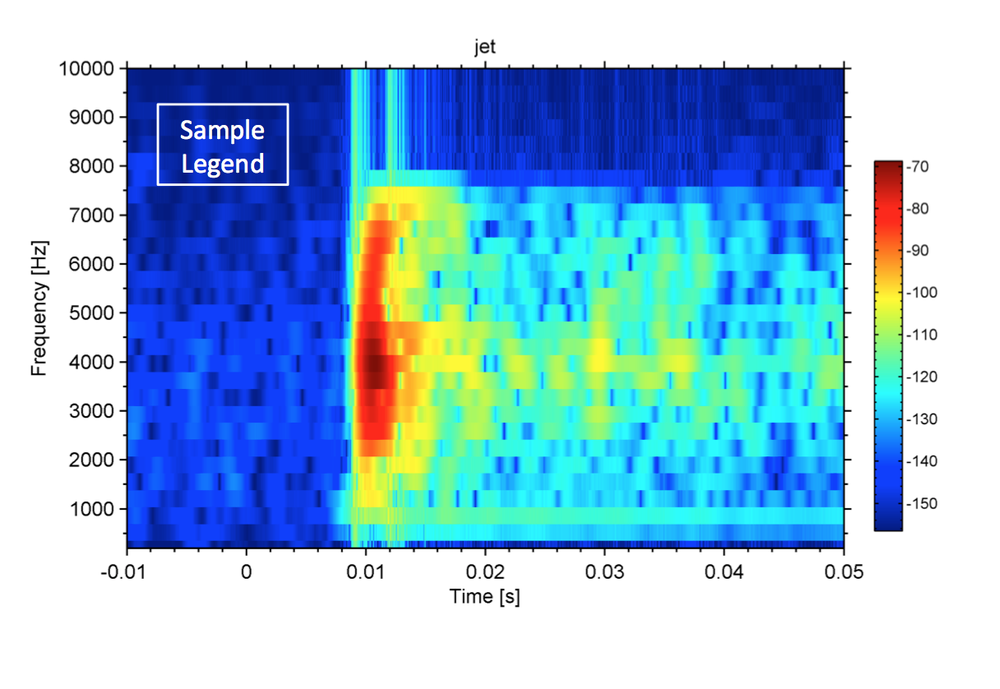
#> input picture stuff4matching_cmap_notebooks/test1.png, 1000 x 689 px, shrunk from 1216 x 838 before the run, found by its file name
$ jupyter execute crop_image_reduce_colors.ipynb   (shell and % lines are left out)
#> lines starting #> are read from the running program, lines starting #| are printed output that depends on the picture; after the words box and inside, x2 and y2 are one past the last pixel; in counts of white or black regions, pixels touching at a corner belong together
#### Objective

In this notebook......

#### Preliminaries - import main libraries

[cell 1]
import numpy as np
import scipy as sp
import matplotlib.pyplot as plt

from skimage import segmentation, color
from skimage.color import rgb2gray

from skimage.morphology import disk, square, closing, opening, erosion, dilation
from skimage.morphology import reconstruction, remove_small_objects

[cell 2]
import requests
from PIL import Image
from StringIO import StringIO

#### Import test image

[cell 3]
url = 'https://raw.githubusercontent.com/mycarta/rainbowbot/master/stuff4matching_cmap_notebooks/test1.png'
#url = 'https://raw.githubusercontent.com/mycarta/rainbowbot/master/stuff4matching_cmap_notebooks/test2.png'
#url = 'https://raw.githubusercontent.com/mycarta/rainbowbot/master/stuff4matching_cmap_notebooks/test_with_text.png'

r = requests.get(url)
img = np.asarray(Image.open(StringIO(r.content)).convert('RGB'))

[cell 4]
# plot image
fig = plt.figure(figsize=(10,10))
ax1 = fig.add_subplot(111)
plt.imshow(img)
ax1.xaxis.set_ticks([])
ax1.yaxis.set_ticks([])
plt.show()

#### Find the map

We want to eliminate both possibilities of ~black and ~nearly white border

[cell 5]
binary = np.logical_and(color.rgb2gray(img) > 0.02, color.rgb2gray(img) < 0.98)
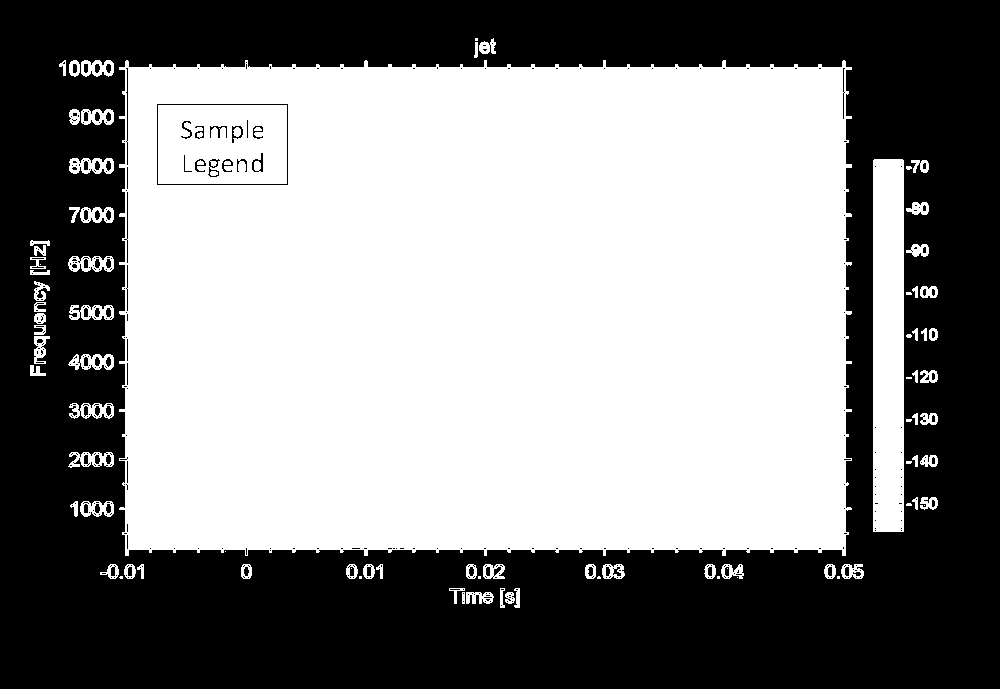
#> binary: shape (689, 1000) bool; 53.6% white; 440 black regions (372 under 20 px), largest, box (x1, y1, x2, y2) and area: (0, 0, 1000, 689) 315328, (157, 104, 288, 185) 420, (126, 68, 128, 165) 99

fig = plt.figure(figsize=(10,10))
ax = fig.add_subplot(111)
plt.imshow(binary, cmap='gray')
ax.xaxis.set_ticks([])
ax.yaxis.set_ticks([])
plt.show()

#### If present, label and remove small bright objects like text

This would be blocks of text not related - like tick marks - to the figure

[cell 6]
label_objects, nb_labels = sp.ndimage.label(binary)
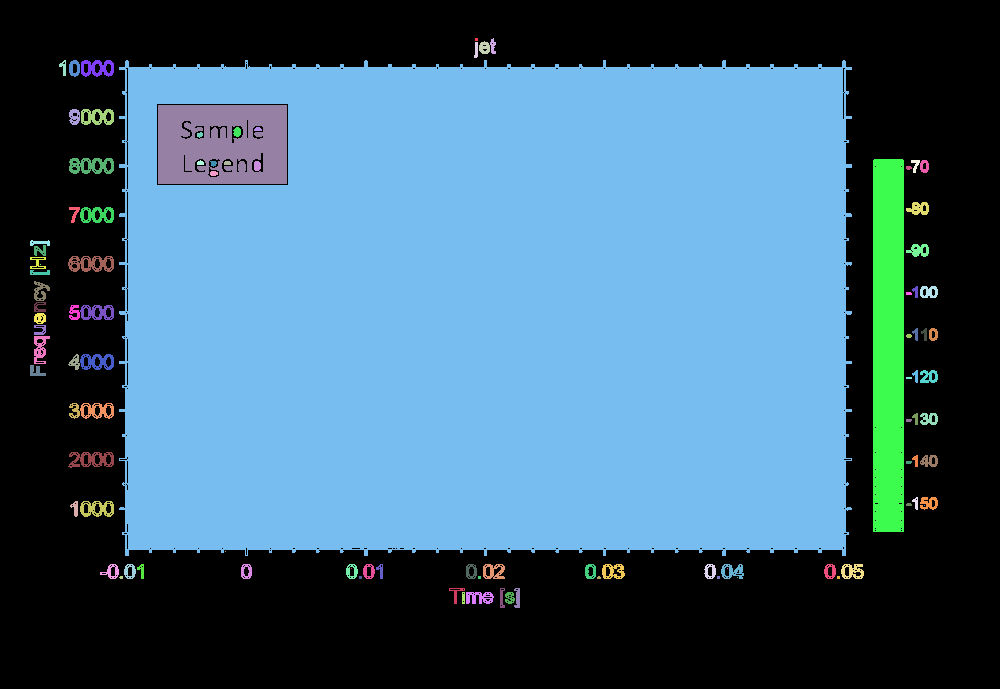
#> label_objects: shape (689, 1000) int32; 102 distinct labels, from 0 to 101; one colour per label, 0 black
#> nb_labels = 101
sizes = np.bincount(label_objects.ravel())
#> sizes = 102 values, max 338450 at index 8, min 1 at index 14, mean 6754.9
mask_sizes = sizes > 30 # have to make structuring element size based on image size heuristic
mask_sizes[0] = 0
cleaned = mask_sizes[label_objects]
#> cleaned: shape (689, 1000) bool; 53.6% white; 440 black regions (372 under 20 px), largest, box (x1, y1, x2, y2) and area: (0, 0, 1000, 689) 315516, (157, 104, 288, 185) 420, (208, 159, 220, 177) 106

[cell 7]
fig = plt.figure(figsize=(10,10))
ax = fig.add_subplot(111)
plt.imshow(cleaned, cmap='gray')
ax.xaxis.set_ticks([])
ax.yaxis.set_ticks([])
plt.show()

#### Close small gaps

If present, eliminates small dar spots with closing

[cell 8]
closed = closing(cleaned, square(5))  # have to make structuring element size based on image size heuristic
#> closed: shape (689, 1000) bool; 54.4% white; 11 black regions, largest, box (x1, y1, x2, y2) and area: (0, 0, 1000, 689) 313732, (209, 160, 218, 167) 60, (195, 131, 204, 138) 59

fig = plt.figure(figsize=(10,10))
ax = fig.add_subplot(111)
plt.imshow(closed, cmap='gray')
ax.xaxis.set_ticks([])
ax.yaxis.set_ticks([])
plt.show()

#### Get largest element in ghe binary image and use it as a mask for the original image

Detect largest bright element in the binary image. Making the assumption it would be the map.
This should also take care of any remaining small bright elements not removed with opening.

[cell 9]
# label all white objects ( made up of ones)
label_objects, nb_labels = sp.ndimage.label(closed)
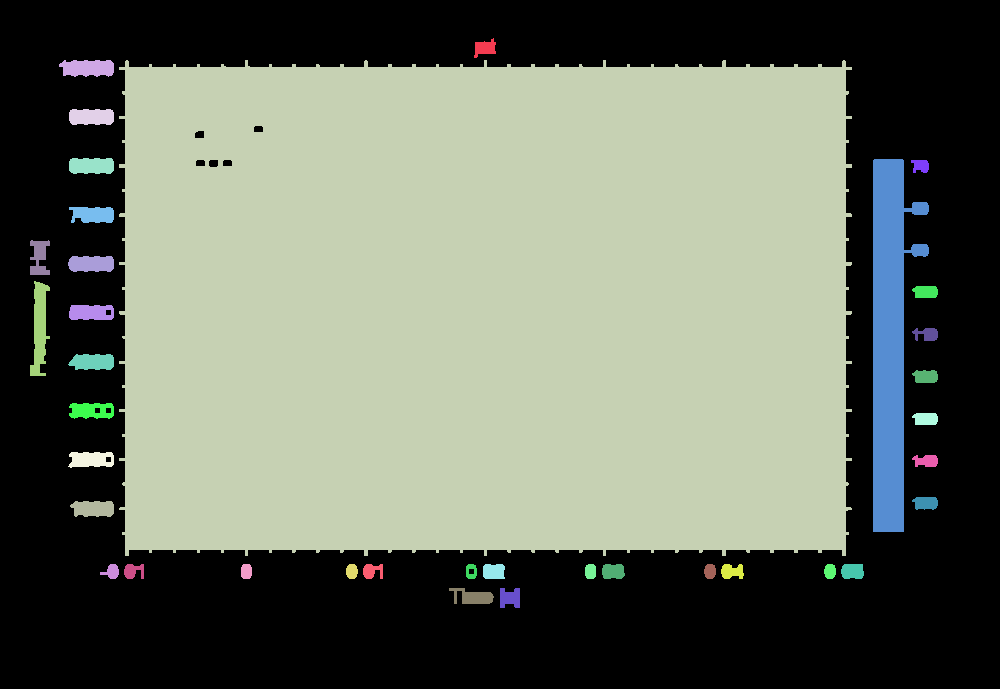
#> label_objects: shape (689, 1000) int32; 38 distinct labels, from 0 to 37; one colour per label, 0 black
#> nb_labels = 37

# calculate every labeled object's size
sizes = np.bincount(label_objects.ravel())
#> sizes = 38 values, max 349375 at index 3, min 124 at index 28, mean 18131.6

# keep only largest object
mask_sizes = sizes == max(sizes)
sizes[0] = 0
binary_cleaned = sizes[label_objects]

fig = plt.figure(figsize=(10,10))
ax = fig.add_subplot(111)
plt.imshow(binary_cleaned, cmap='gray')
ax.xaxis.set_ticks([])
ax.yaxis.set_ticks([])
plt.show()

[cell 10]
# convert it to a 3D array mask to use in next cell

mask3 = np.zeros(img.shape)
mask3[:,:,0] = binary_cleaned
mask3[:,:,1] = binary_cleaned
mask3[:,:,2] = binary_cleaned

[cell 11]
# use the mask to get only the map in the original image
final = np.ma.masked_where(mask3 == False, img)
final = final.filled(0)
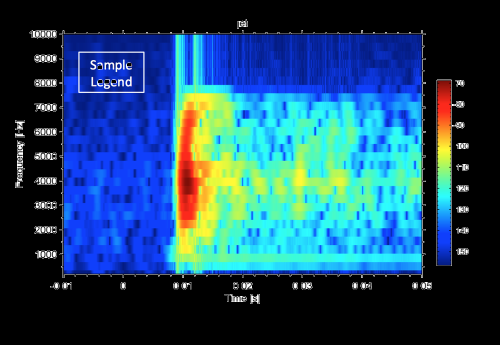
#> final: shape (689, 1000, 3) (shown at 1/2 size); mean R, G, B 32.5, 75.4, 103.8

[cell 12]
# plot
fig = plt.figure(figsize=(10,10))
ax = fig.add_subplot(111)
plt.imshow(final)
ax.xaxis.set_ticks([])
ax.yaxis.set_ticks([])
plt.show()

#### Crop zero columns and zero rows

http://stackoverflow.com/a/14211727/1034648

[cell 13]
non_empty_columns = np.where(final.max(axis=0)>0)[0]
#> non_empty_columns = 2670 values from 30 to 937
non_empty_rows = np.where(final.max(axis=1)>0)[0]
#> non_empty_rows = 1653 values from 38 to 607
cropBox = (min(non_empty_rows), max(non_empty_rows), min(non_empty_columns), max(non_empty_columns))
#> cropBox = (38, 607, 30, 937)

final_crop = final[cropBox[0]:cropBox[1]+1, cropBox[2]:cropBox[3]+1]
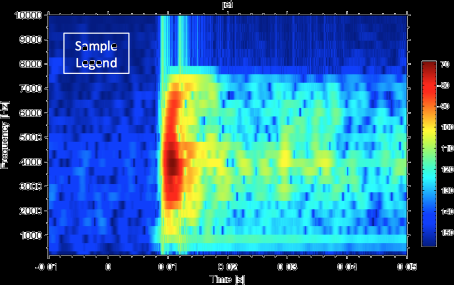
#> final_crop: shape (570, 908, 3) (shown at 1/2 size); mean R, G, B 43.3, 100.4, 138.2

fig = plt.figure(figsize=(8,8))
ax = fig.add_subplot(111)
plt.imshow(final_crop, cmap='gray')
ax.xaxis.set_ticks([])
ax.yaxis.set_ticks([])
plt.show()

N.B. It seems to work even when the map touches the border, as in:
https://raw.githubusercontent.com/mycarta/rainbowbot/master/stuff4matching_cmap_notebook/test2.png

#### Reduce number of colours

I use here Scikit-learn segmentation using k-means clustering in Color-(x,y,z) space:
http://scikit-image.org/docs/dev/api/skimage.segmentation.html#skimage.segmentation.slic

[cell 14]
labels1 = segmentation.slic(final_crop, compactness=30, n_segments=32, convert2lab = 'True')
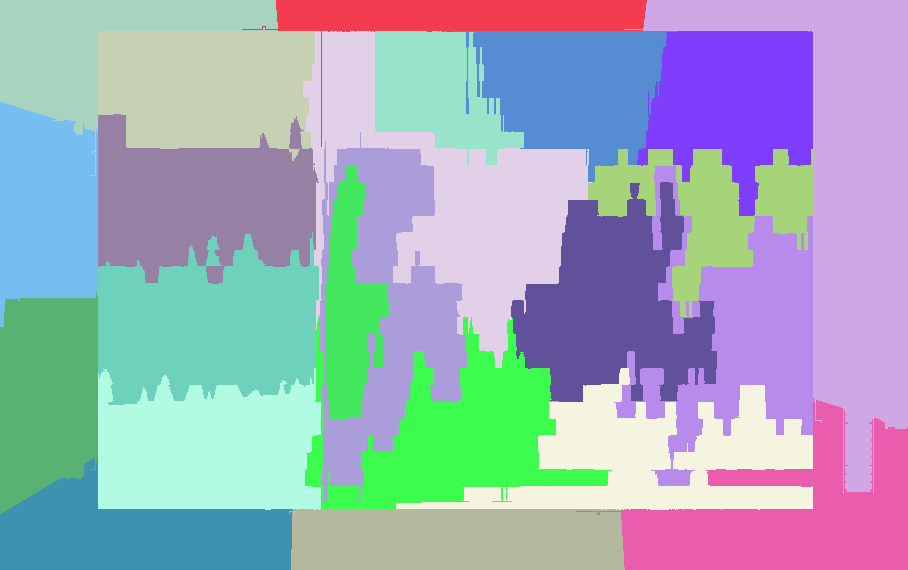
#> labels1: shape (570, 908) int64; 23 distinct labels, from 1 to 23; one colour per label, 0 black
out1 = color.label2rgb(labels1, final_crop, kind='avg')
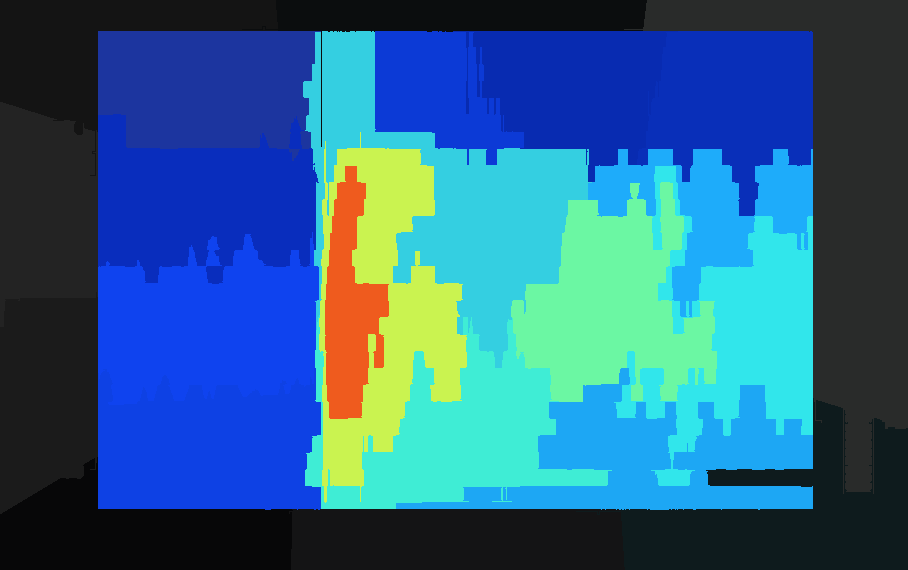
#> out1: shape (570, 908, 3); mean R, G, B 42.9, 99.9, 137.6

$ run again, with stuff4matching_cmap_notebooks/test2.png copied over stuff4matching_cmap_notebooks/test1.png
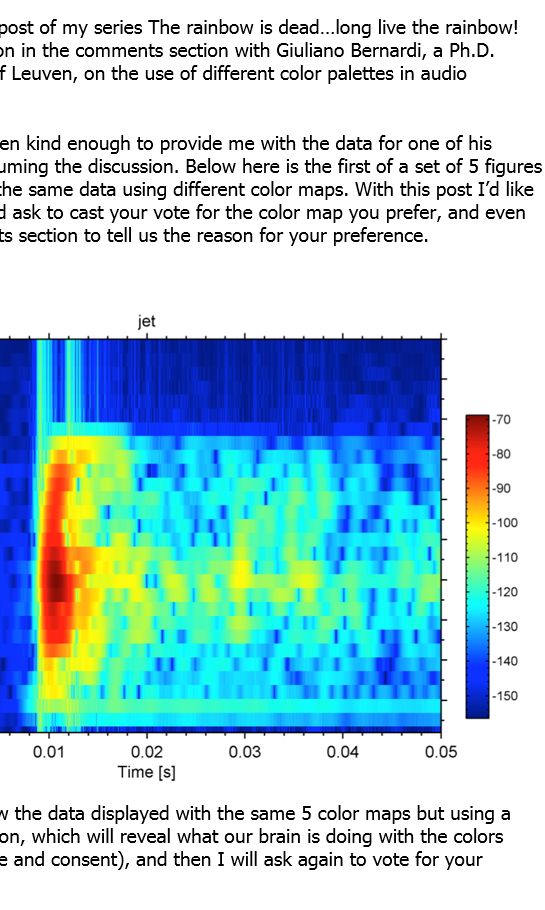
#> input picture stuff4matching_cmap_notebooks/test2.png, 545 x 910 px, found by its file name
#> binary: shape (910, 545) bool; 40.7% white; 2540 white regions (2449 under 20 px), largest, box (x1, y1, x2, y2) and area: (0, 332, 448, 739) 176087, (465, 413, 490, 720) 7655, (117, 765, 154, 778) 264
#> `label_objects, nb_labels = sp.ndimage.label(binary)`: nb_labels = 4934
#> `sizes = np.bincount(label_objects.ravel())`: sizes = 4935 values, max 294228 at index 0, min 1 at index 16, mean 100.5
#> closed: shape (910, 545) bool; 37.9% white; 19 white regions, largest, box (x1, y1, x2, y2) and area: (0, 314, 448, 739) 176677, (465, 413, 511, 720) 7998, (117, 765, 154, 778) 363
#> `label_objects, nb_labels = sp.ndimage.label(closed)`:
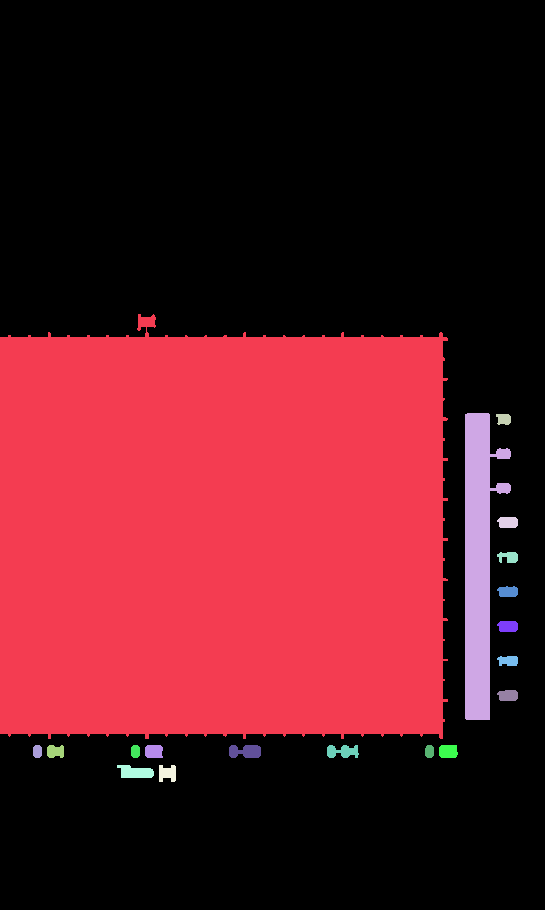
#> label_objects: shape (910, 545) int32; 20 distinct labels, from 0 to 19; one colour per label, 0 black
#> `label_objects, nb_labels = sp.ndimage.label(closed)`: nb_labels = 19
#> `sizes = np.bincount(label_objects.ravel())`: sizes = 20 values, max 307788 at index 0, min 104 at index 16, mean 24797.5
#> non_empty_columns = 1533 values from 0 to 517
#> non_empty_rows = 1365 values from 314 to 781
#> cropBox = (314, 781, 0, 517)
#> labels1: shape (468, 518) int64; 25 distinct labels, from 1 to 25
#> `out1 = color.label2rgb(labels1, final_crop, kind='avg')`:
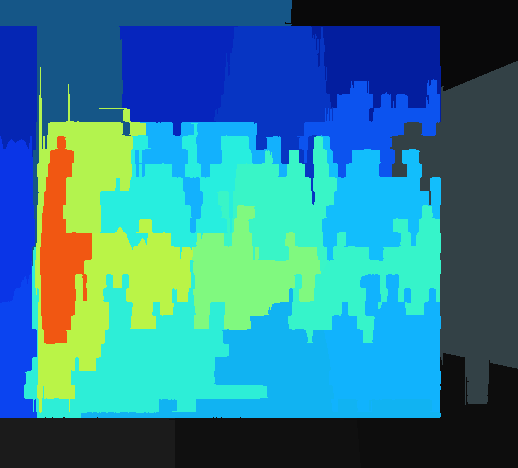
#> out1: shape (468, 518, 3); mean R, G, B 47, 124.8, 144.4

$ run again, with stuff4matching_cmap_notebooks/test_with_text.png copied over stuff4matching_cmap_notebooks/test1.png
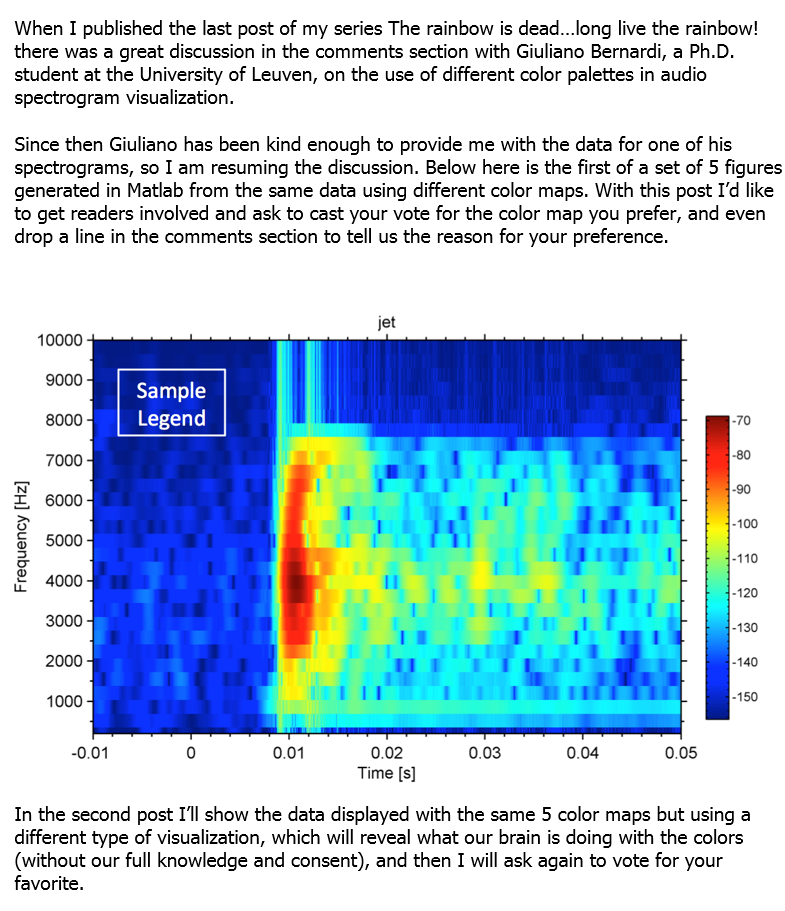
#> input picture stuff4matching_cmap_notebooks/test_with_text.png, 785 x 911 px, found by its file name
#> binary: shape (911, 785) bool; 38.1% white; 3825 white regions (3680 under 20 px), largest, box (x1, y1, x2, y2) and area: (86, 333, 688, 740) 234497, (705, 414, 730, 721) 7655, (14, 532, 30, 592) 480
#> `label_objects, nb_labels = sp.ndimage.label(binary)`: nb_labels = 7531
#> `sizes = np.bincount(label_objects.ravel())`: sizes = 7532 values, max 442724 at index 0, min 1 at index 27, mean 94.95
#> cleaned: shape (911, 785) bool; 34.9% white; 54 white regions, largest, box (x1, y1, x2, y2) and area: (86, 333, 688, 740) 234464, (705, 414, 730, 721) 7655, (14, 532, 30, 592) 480
#> closed: shape (911, 785) bool; 35.5% white; 22 white regions, largest, box (x1, y1, x2, y2) and area: (37, 315, 688, 740) 240795, (705, 414, 751, 721) 7998, (14, 481, 30, 592) 1132
#> `label_objects, nb_labels = sp.ndimage.label(closed)`:
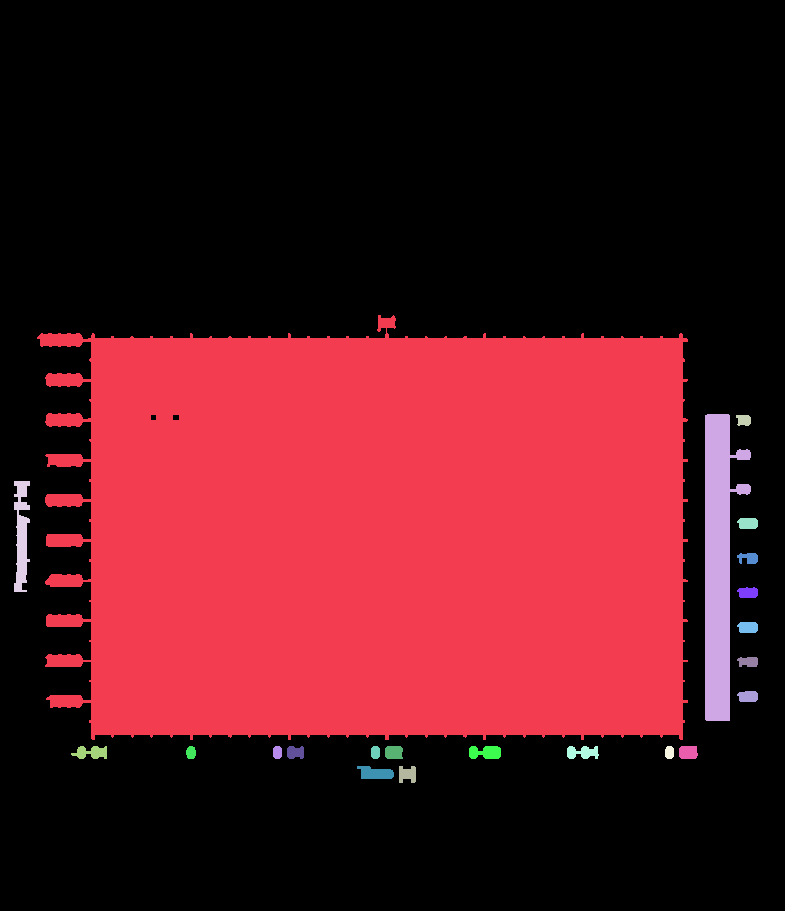
#> label_objects: shape (911, 785) int32; 23 distinct labels, from 0 to 22; one colour per label, 0 black
#> `label_objects, nb_labels = sp.ndimage.label(closed)`: nb_labels = 22
#> `sizes = np.bincount(label_objects.ravel())`: sizes = 23 values, max 461301 at index 0, min 104 at index 19, mean 31092.8
#> non_empty_columns = 2190 values from 14 to 757
#> non_empty_rows = 1365 values from 315 to 782
#> cropBox = (315, 782, 14, 757)
#> labels1: shape (468, 744) int64; 21 distinct labels, from 1 to 21
#> `out1 = color.label2rgb(labels1, final_crop, kind='avg')`:
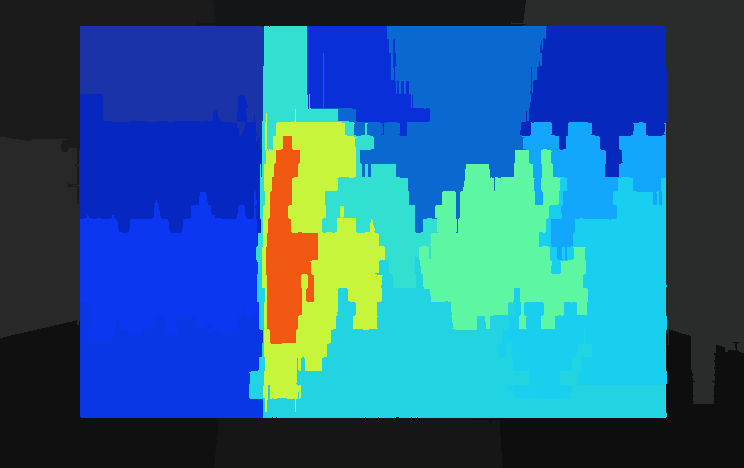
#> out1: shape (468, 744, 3); mean R, G, B 38.7, 98.6, 138.4
